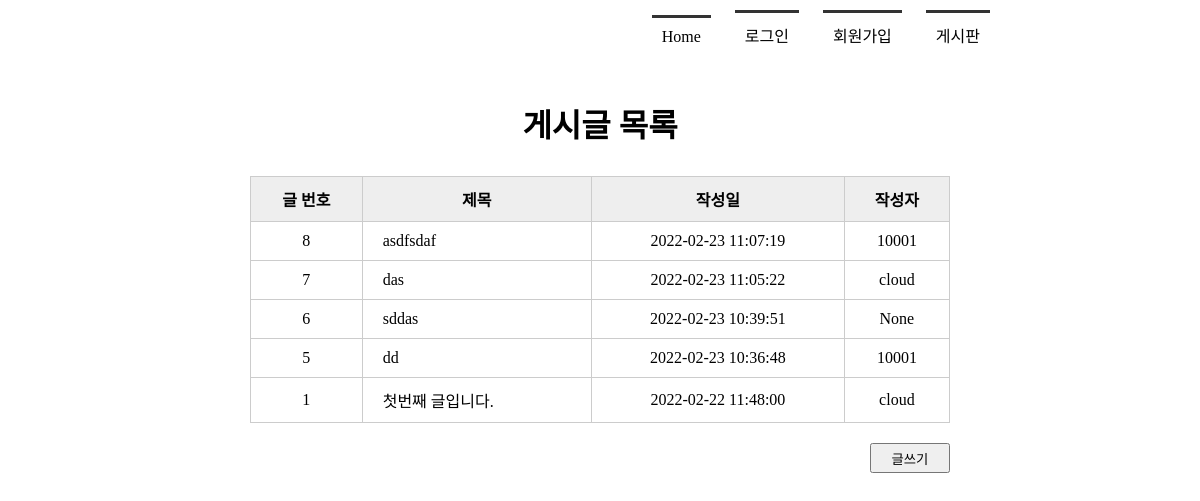
The app's page /boardlist/, older data.
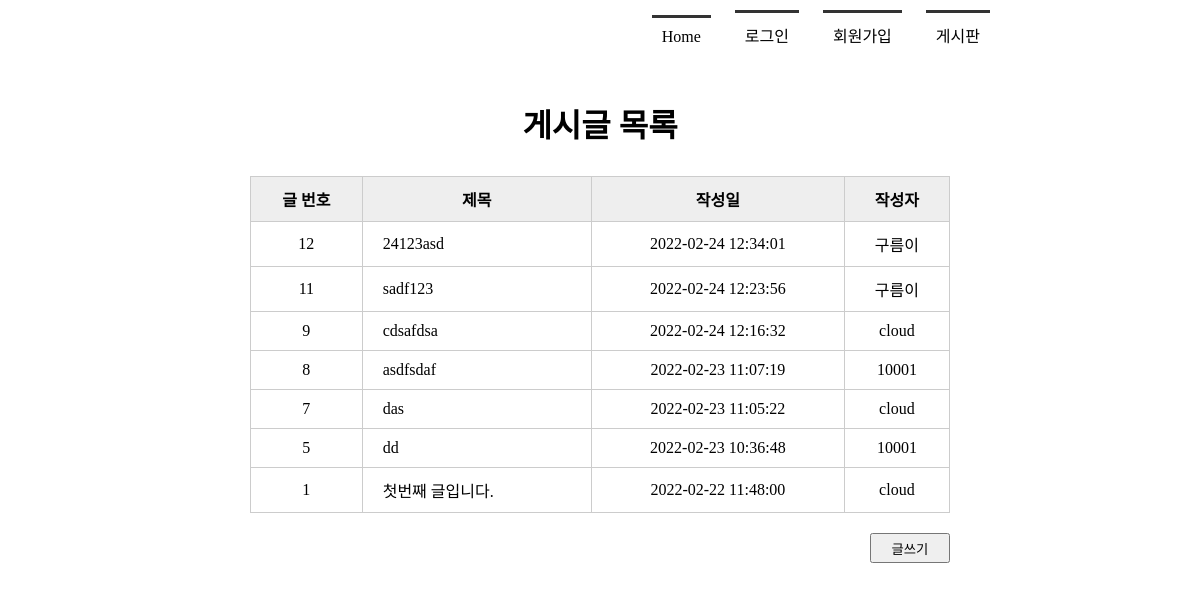
The same page, newer data.
### tables this page shows
CREATE TABLE board(
            bno integer PRIMARY KEY AUTOINCREMENT,
            title   text NOT NULL,
            content text NOT NULL,
            createDate  timestamp date DEFAULT (datetime('now', 'localtime')),
            mid char(5) NOT NULL,
            FOREIGN KEY(mid) REFERENCES member(mid) ON DELETE CASCADE
        );

### app.py (the view)
@app.route('/boardlist/')
def boardlist():
    conn = getconn()
    cur = conn.cursor()
    sql = "SELECT * FROM board ORDER BY bno DESC"
    cur.execute(sql)
    rs = cur.fetchall()
    conn.close()
    return render_template('boardlist.html', rs=rs)

### model/model_member.py (called while the page is built)
def getconn():
    conn = sqlite3.connect("./members.db")
    return conn

### templates/boardlist.html (shortened to what this page needs)
<!DOCTYPE html>
<html lang="en">
<head>
    <link rel="stylesheet" href="{{url_for('static', filename='style.css')}}">
</head>
<body>
    <div id="container">
        {% include 'navbar.html' %}
        <section>
            <h1>게시글 목록</h1>
            <table class="tbl_board">
                <tr>
                    <th>글 번호</th><th>제목</th><th>작성일</th><th>작성자</th>
                </tr>
                {% for i in rs %}
                <tr>
                    <td>{{i[0]}}</td>
                    <td><a href="{{url_for('board_view', bno=i[0])}}">{{i[1]}}</a></td>
                    <td>{{i[3]}}</td>
                    <td>{{i[4]}}</td>
                </tr>
                {% endfor %}
            </table>
            <div class="btn_write">
                <button type="button" onclick="location.href='/writing/'">글쓰기</button>
            </div>
        </section>
    </div>
</body>
</html>

### templates/navbar.html
<header>
    <nav>
        <ul>
            {% if session %}
                <li><a href="{{url_for('index')}}">Home</a></li>
                <li><a href="{{url_for('logout')}}">({{ session['userName'] }}님)로그아웃</a></li>
                <li><a href="{{url_for('memberlist')}}">회원목록</a></li>
                <li><a href="{{url_for('boardlist')}}">게시판</a></li>
            {% else %}
                <li><a href="{{url_for('index')}}">Home</a></li>
                <li><a href="{{url_for('login')}}">로그인</a></li>
                <li><a href="{{url_for('register')}}">회원가입</a></li>
                <li><a href="{{url_for('boardlist')}}">게시판</a></li>
            {% endif %}
        </ul>
    </nav>
</header>

### static/style.css (style rules this page uses)
* { margin: 0; padding: 0; }
#container { width: 1000px; margin: 0 auto; }
header { height: 100px; }
nav ul { list-style: none; text-align: right; margin-right: 100px }
nav ul li { display: inline-block; margin: 10px; border-top: 3px solid #333; padding: 10px }
nav ul li a { text-decoration: none; color: #000; }
section { text-align: center; }
section h1 { font-size: 2em; margin-bottom: 30px }
section table { width: 600px; margin: 0 auto; border-collapse: collapse; }
section table, th, td { border: 1px solid #ccc; padding: 10px; }
section .tbl_board { width: 700px; }
section .tbl_board th { background: #eee; }
section .tbl_board a { text-decoration: none; color: #000; }
section .tbl_board td:nth-child(2) { text-align: left; padding-left: 20px; }
section .btn_write { text-align: right; margin: 20px 150px; }
section .btn_write button { width: 80px; height: 30px; }

Row changes from the older to the newer data that the page shows:
removed board: bno "6", title "sddas", createDate "2022-02-23 10:39:51", mid "None"
added board: bno "12", title "24123asd", createDate "2022-02-24 12:34:01", mid "구름이"
added board: bno "11", title "sadf123", createDate "2022-02-24 12:23:56", mid "구름이"
added board: bno "9", title "cdsafdsa", createDate "2022-02-24 12:16:32", mid "cloud"
